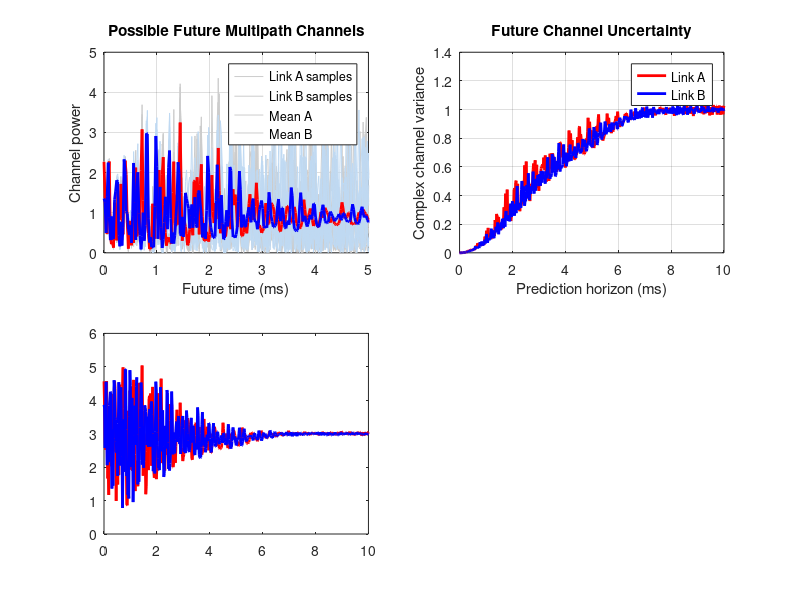

This figure's MATLAB source: (Note: this script raises an error after producing the figure.)

%% EXPERIMENT 4: TWO UNCERTAIN MULTIPATH LINKS
% High-speed railway, 350 km/h, 28 GHz
%
% Link A: 5 propagation paths
% Link B: 4 propagation paths
%
% Both links have:
%   - Different path powers and Doppler shifts
%   - Uncertain Doppler
%   - Multipath fading
%   - Possible LoS blockage
%
% Compare:
%   1. Stale link selection
%   2. Predictive rate-based selection
%   3. Risk-aware selection
%   4. Fresh-pilot-assisted selection
%   5. Perfect future CSI (oracle)
%
% Base MATLAB only. MATLAB R2016b or newer.

clear; close all; clc;
rng(42);

%% 1. Physical parameters

c = 299792458;
fc = 28e9;
v = 350/3.6;
lambda = c/fc;
fDmax = v/lambda;

fprintf('Train speed: %.2f km/h\n',v*3.6);
fprintf('Maximum Doppler: %.2f Hz\n',fDmax);

%% 2. Two different multipath links

% Arrival angles relative to train velocity (degrees)
thetaA = [10 48 95 135 172];
thetaB = [25 70 115 155];

% Path powers: LoS followed by reflected paths
powerA = [0.50 0.18 0.15 0.10 0.07];
powerB = [0.45 0.27 0.18 0.10];

% Initial phases in radians
phaseA = [0 0.35 -0.6 1.2 -1.7];
phaseB = [0.2 1.1 -0.9 2.0];

% Nominal Doppler for each path
fNomA = fDmax*cosd(thetaA);
fNomB = fDmax*cosd(thetaB);

% Complex path gains at time zero
aA = sqrt(powerA(:)).*exp(1j*phaseA(:));
aB = sqrt(powerB(:)).*exp(1j*phaseB(:));

LA = numel(aA);
LB = numel(aB);

hA0 = sum(aA);
hB0 = sum(aB);

fprintf('Initial Link A power: %.3f\n',abs(hA0)^2);
fprintf('Initial Link B power: %.3f\n',abs(hB0)^2);

%% 3. Uncertainty and communication requirements

% Shared train-speed estimation error:
% introduces correlation across paths and links
sigmaSpeedRelative = 0.004;

% Additional path-dependent Doppler uncertainty
sigmaResidualFD = 40;    % Hz

% Reference signal-to-noise ratio
snrLinear = 10;          % 10 dB

% Communication requirement
Rmin = 2.5;              % bit/s/Hz
epsilon = 0.05;          % target outage probability

% Expected-regret tolerance
regretBudget = 0.10;     % bit/s/Hz

% Future pilot measurement settings
pilotNoiseVar = 0.025;
pilotOverhead = 0.05;

%% 4. Monte Carlo experiment

Nmodel = 1500;           % For controller prediction
Ntest = 3000;            % Independent evaluation set
N = Nmodel + Ntest;

modelIdx = 1:Nmodel;
testIdx = Nmodel+(1:Ntest);

% Each scenario keeps the same uncertain Doppler
% parameters throughout the simulated trajectory.

speedError = sigmaSpeedRelative*randn(N,1);

errA = speedError.*fNomA ...
    + sigmaResidualFD*randn(N,LA);

errB = speedError.*fNomB ...
    + sigmaResidualFD*randn(N,LB);

fA = fNomA + errA;
fB = fNomB + errB;

%% 5. Random blockage events

% These are illustrative stochastic blockage events.
% The predictor knows their probability model, not
% which future realization will occur.

eventA = rand(N,1)<0.30;
eventB = rand(N,1)<0.30;
eventCommon = rand(N,1)<0.12;

startA = 1.5e-3 + 3e-3*rand(N,1);
startB = 1.5e-3 + 3e-3*rand(N,1);
startCommon = 2e-3 + 3e-3*rand(N,1);

endA = startA + 1.5e-3 + 1.5e-3*rand(N,1);
endB = startB + 1.5e-3 + 1.5e-3*rand(N,1);
endCommon = startCommon + 2e-3;

% Blockage attenuates the dominant path.
% Scattered paths are still present.

%% 6. Future prediction horizons

timeMs = (0:0.02:10).';
timeSec = timeMs*1e-3;
Nt = numel(timeMs);

% Results
meanPowerA = zeros(Nt,1);
meanPowerB = zeros(Nt,1);
varChanA = zeros(Nt,1);
varChanB = zeros(Nt,1);

meanRateA = zeros(Nt,1);
meanRateB = zeros(Nt,1);
testRateA = zeros(Nt,1);
testRateB = zeros(Nt,1);

pOutA = zeros(Nt,1);
pOutB = zeros(Nt,1);

choicePred = zeros(Nt,1);
choiceRisk = zeros(Nt,1);
bothInfeasible = false(Nt,1);

rateStale = zeros(Nt,1);
ratePred = zeros(Nt,1);
rateRisk = zeros(Nt,1);
ratePilot = zeros(Nt,1);
rateOracle = zeros(Nt,1);

outStale = zeros(Nt,1);
outPred = zeros(Nt,1);
outRisk = zeros(Nt,1);
outPilot = zeros(Nt,1);

% Sample channel power trajectories
Nshow = 8;
sampleA = zeros(Nshow,Nt);
sampleB = zeros(Nshow,Nt);

%% 7. Determine the stale decision

if abs(hA0)^2 >= abs(hB0)^2
    staleLink = 1;
else
    staleLink = 2;
end

fprintf('Initially selected link: %d\n',staleLink);

%% 8. Main simulation

for k = 1:Nt

    t = timeSec(k);

    %% A. Calculate both physical multipath channels

    % Sum of complex Doppler-shifted paths
    expA = exp(1j*2*pi*t*fA);
    expB = exp(1j*2*pi*t*fB);

    hA = expA*aA;
    hB = expB*aB;

    % Extract direct-path contribution
    losA = expA(:,1)*aA(1);
    losB = expB(:,1)*aB(1);

    %% B. Apply time-varying blockage

    blockedA = eventA & (t>=startA) & (t<endA);
    blockedB = eventB & (t>=startB) & (t<endB);

    blockedCommon = eventCommon & ...
        (t>=startCommon) & (t<endCommon);

    % Amplitude attenuation of LoS contribution
    attA = (1-0.85*double(blockedA)) .* ...
           (1-0.40*double(blockedCommon));

    attB = (1-0.80*double(blockedB)) .* ...
           (1-0.55*double(blockedCommon));

    hA = hA+(attA-1).*losA;
    hB = hB+(attB-1).*losB;

    %% C. Separate prediction and evaluation samples

    hAm = hA(modelIdx);
    hBm = hB(modelIdx);

    hAt = hA(testIdx);
    hBt = hB(testIdx);

    PAmodel = abs(hAm).^2;
    PBmodel = abs(hBm).^2;

    PAtest = abs(hAt).^2;
    PBtest = abs(hBt).^2;

    sampleA(:,k) = PAtest(1:Nshow);
    sampleB(:,k) = PBtest(1:Nshow);

    %% D. Future channel moments

    meanPowerA(k) = mean(PAmodel);
    meanPowerB(k) = mean(PBmodel);

    muA = mean(hAm);
    muB = mean(hBm);

    varChanA(k) = mean(abs(hAm-muA).^2);
    varChanB(k) = mean(abs(hBm-muB).^2);

    %% E. Predict spectral efficiency and outage

    RAm = log2(1+snrLinear*PAmodel);
    RBm = log2(1+snrLinear*PBmodel);

    RAt = log2(1+snrLinear*PAtest);
    RBt = log2(1+snrLinear*PBtest);

    meanRateA(k) = mean(RAm);
    meanRateB(k) = mean(RBm);

    testRateA(k) = mean(RAt);
    testRateB(k) = mean(RBt);

    pOutA(k) = mean(RAm<Rmin);
    pOutB(k) = mean(RBm<Rmin);

    %% F. Stale controller

    if staleLink==1
        rateStale(k) = mean(RAt);
        outStale(k) = mean(RAt<Rmin);
    else
        rateStale(k) = mean(RBt);
        outStale(k) = mean(RBt<Rmin);
    end

    %% G. Predictive controller: highest expected rate

    if meanRateA(k)>=meanRateB(k)
        choicePred(k) = 1;
        ratePred(k) = mean(RAt);
        outPred(k) = mean(RAt<Rmin);
    else
        choicePred(k) = 2;
        ratePred(k) = mean(RBt);
        outPred(k) = mean(RBt<Rmin);
    end

    %% H. Risk-aware controller

    feasibleA = pOutA(k)<=epsilon;
    feasibleB = pOutB(k)<=epsilon;

    bothInfeasible(k) = ~feasibleA && ~feasibleB;

    if feasibleA && feasibleB
        % Both meet the outage requirement:
        % select higher predicted mean rate.
        if meanRateA(k)>=meanRateB(k)
            choiceRisk(k)=1;
        else
            choiceRisk(k)=2;
        end

    elseif feasibleA
        choiceRisk(k)=1;

    elseif feasibleB
        choiceRisk(k)=2;

    else
        % No feasible single link exists.
        % Select the link with lower outage probability.
        if pOutA(k)<=pOutB(k)
            choiceRisk(k)=1;
        else
            choiceRisk(k)=2;
        end
    end

    if choiceRisk(k)==1
        rateRisk(k)=mean(RAt);
        outRisk(k)=mean(RAt<Rmin);
    else
        rateRisk(k)=mean(RBt);
        outRisk(k)=mean(RBt<Rmin);
    end

    %% I. Fresh-pilot-assisted decision

    % Optimistic benchmark:
    % Both links are measured at the future decision
    % instant. There is no processing/switching delay.
    %
    % The pilot observation is noisy.
    pilotNoiseA = sqrt(pilotNoiseVar/2)* ...
        (randn(Ntest,1)+1j*randn(Ntest,1));

    pilotNoiseB = sqrt(pilotNoiseVar/2)* ...
        (randn(Ntest,1)+1j*randn(Ntest,1));

    zA = hAt+pilotNoiseA;
    zB = hBt+pilotNoiseB;

    % Equal reference SNR: choose stronger measured power
    chooseA = abs(zA).^2 >= abs(zB).^2;

    pilotRateSamples = ...
        chooseA.*RAt + (~chooseA).*RBt;

    pilotOutSamples = ...
        chooseA.*(RAt<Rmin) + ...
        (~chooseA).*(RBt<Rmin);

    % Account for pilot overhead
    ratePilot(k) = ...
        (1-pilotOverhead)*mean(pilotRateSamples);

    outPilot(k) = mean(pilotOutSamples);

    %% J. Perfect-future-information benchmark

    rateOracle(k)=mean(max(RAt,RBt));

end

%% 9. Calculate expected decision regret

regretStale = rateOracle-rateStale;
regretPred = rateOracle-ratePred;
regretRisk = rateOracle-rateRisk;

% Additional value of a fresh pilot over prediction
pilotNetGain = ratePilot-ratePred;

%% 10. Figure 1: Physical channel and uncertainty

figure('Color','w','Position',[80 80 1200 750]);

subplot(2,2,1);

plot(timeMs,sampleA,'Color',[0.8 0.8 0.8]);
hold on;
plot(timeMs,sampleB,'Color',[0.75 0.85 0.95]);

plot(timeMs,meanPowerA,'r-','LineWidth',2);
plot(timeMs,meanPowerB,'b-','LineWidth',2);

grid on;
xlim([0 5]);
xlabel('Future time (ms)');
ylabel('Channel power');
title('Possible Future Multipath Channels');
legend('Link A samples','Link B samples', ...
    'Mean A','Mean B','Location','best');

subplot(2,2,2);

plot(timeMs,varChanA,'r-','LineWidth',2);
hold on;
plot(timeMs,varChanB,'b-','LineWidth',2);

grid on;
xlabel('Prediction horizon (ms)');
ylabel('Complex channel variance');
title('Future Channel Uncertainty');
legend('Link A','Link B','Location','best');

subplot(2,2,3);

plot(timeMs,meanRateA,'r-','LineWidth',2);
hold on;
plot(timeMs,meanRateB,'b-','LineWidth',2);
yline(Rmin,'k:','Required rate');

grid on;
xlabel('Prediction horizon (ms)');
ylabel('Expected rate (bit/s/Hz)');
title('Expected Future Spectral Efficiency');
legend('Link A','Link B','Required rate', ...
    'Location','best');

subplot(2,2,4);

plot(timeMs,pOutA,'r-','LineWidth',2);
hold on;
plot(timeMs,pOutB,'b-','LineWidth',2);
yline(epsilon,'k:','Outage limit');

grid on;
xlabel('Prediction horizon (ms)');
ylabel('Outage probability');
title('Predicted Reliability of Each Link');
legend('Link A','Link B','5% limit', ...
    'Location','best');

sgtitle('Experiment 4: Two Uncertain Multipath Links');

%% 11. Figure 2: Controller comparison

figure('Color','w','Position',[120 80 1200 850]);

subplot(3,2,1);

stairs(timeMs,choicePred,'b-','LineWidth',1.5);
hold on;
stairs(timeMs,choiceRisk,'m--','LineWidth',1.5);

grid on;
ylim([0.7 2.3]);
yticks([1 2]);
yticklabels({'Link A','Link B'});
xlabel('Prediction horizon (ms)');
title('Controller Link Selection');
legend('Predictive','Risk-aware','Location','best');

subplot(3,2,2);

plot(timeMs,outStale,'Color',[0.5 0.5 0.5], ...
    'LineWidth',1.5);
hold on;
plot(timeMs,outPred,'b-','LineWidth',1.5);
plot(timeMs,outRisk,'m--','LineWidth',1.5);
plot(timeMs,outPilot,'g-','LineWidth',1.5);
yline(epsilon,'r:','5% limit');

grid on;
xlabel('Prediction horizon (ms)');
ylabel('Actual outage probability');
title('Reliability of Selected Link');
legend('Stale','Predictive','Risk-aware', ...
    'Fresh pilot','Limit','Location','best');

subplot(3,2,3);

plot(timeMs,rateStale,'Color',[0.5 0.5 0.5], ...
    'LineWidth',1.5);
hold on;
plot(timeMs,ratePred,'b-','LineWidth',1.5);
plot(timeMs,rateRisk,'m--','LineWidth',1.5);
plot(timeMs,ratePilot,'g-','LineWidth',1.5);
plot(timeMs,rateOracle,'k:','LineWidth',2);

grid on;
xlabel('Prediction horizon (ms)');
ylabel('Expected rate (bit/s/Hz)');
title('Communication Performance');
legend('Stale','Predictive','Risk-aware', ...
    'Fresh pilot, net','Oracle','Location','best');

subplot(3,2,4);

plot(timeMs,regretStale,'Color',[0.5 0.5 0.5], ...
    'LineWidth',1.5);
hold on;
plot(timeMs,regretPred,'b-','LineWidth',1.5);
plot(timeMs,regretRisk,'m--','LineWidth',1.5);
yline(regretBudget,'r:','Regret budget');

grid on;
xlabel('Prediction horizon (ms)');
ylabel('Expected regret (bit/s/Hz)');
title('Decision Regret');
legend('Stale','Predictive','Risk-aware', ...
    'Regret budget','Location','best');

subplot(3,2,5);

plot(timeMs,pilotNetGain,'g-','LineWidth',2);
hold on;
yline(0,'k--');

grid on;
xlabel('Prediction horizon (ms)');
ylabel('Net rate gain (bit/s/Hz)');
title('Benefit of Fresh Channel Measurements');

subplot(3,2,6);

stairs(timeMs,double(bothInfeasible), ...
    'r-','LineWidth',1.5);

grid on;
ylim([-0.1 1.1]);
yticks([0 1]);
yticklabels({'Feasible link','Neither feasible'});
xlabel('Prediction horizon (ms)');
title('Can Either Link Meet the Reliability Target?');

sgtitle('Predictive and Risk-Aware Decisions');

%% 12. Decision lifetime from regret

regretMatrix = [regretStale regretPred regretRisk];
policyNames = {'Stale','Predictive','Risk-aware'};

fprintf('\n=== DECISION-REGRET LIFETIME ===\n');

for p = 1:3

    % Enforce budget throughout the prefix interval.
    crossing = find( ...
        cummax(regretMatrix(:,p))>regretBudget, ...
        1,'first');

    if isempty(crossing)
        lifetime = timeMs(end);
    elseif crossing==1
        lifetime = 0;
    else
        lifetime = timeMs(crossing-1);
    end

    fprintf('%-12s : %.3f ms\n', ...
        policyNames{p},lifetime);
end

%% 13. Summary results

fprintf('\n=== SYSTEM RELIABILITY ===\n');
fprintf('Reliability target: outage <= %.1f%%\n', ...
    100*epsilon);

fprintf('Neither link feasible at %.1f%% of horizons\n', ...
    100*mean(bothInfeasible));

fprintf('Fresh pilot beneficial at %.1f%% of horizons\n', ...
    100*mean(pilotNetGain>0));

fprintf('\n=== SELECTED HORIZONS ===\n');

checkMs = [0.5 1 2 5 10];

fprintf(['Horizon   Rate A   Rate B   ', ...
    'Out A   Out B   Risk choice\n']);

for j = 1:numel(checkMs)

    [~,idx] = min(abs(timeMs-checkMs(j)));

    fprintf('%5.1f ms   %5.2f    %5.2f   ', ...
        timeMs(idx),meanRateA(idx),meanRateB(idx));

    fprintf('%5.3f   %5.3f      Link %c\n', ...
        pOutA(idx),pOutB(idx), ...
        char('A'+choiceRisk(idx)-1));
end

fprintf('\nExperiment 4 complete.\n');
